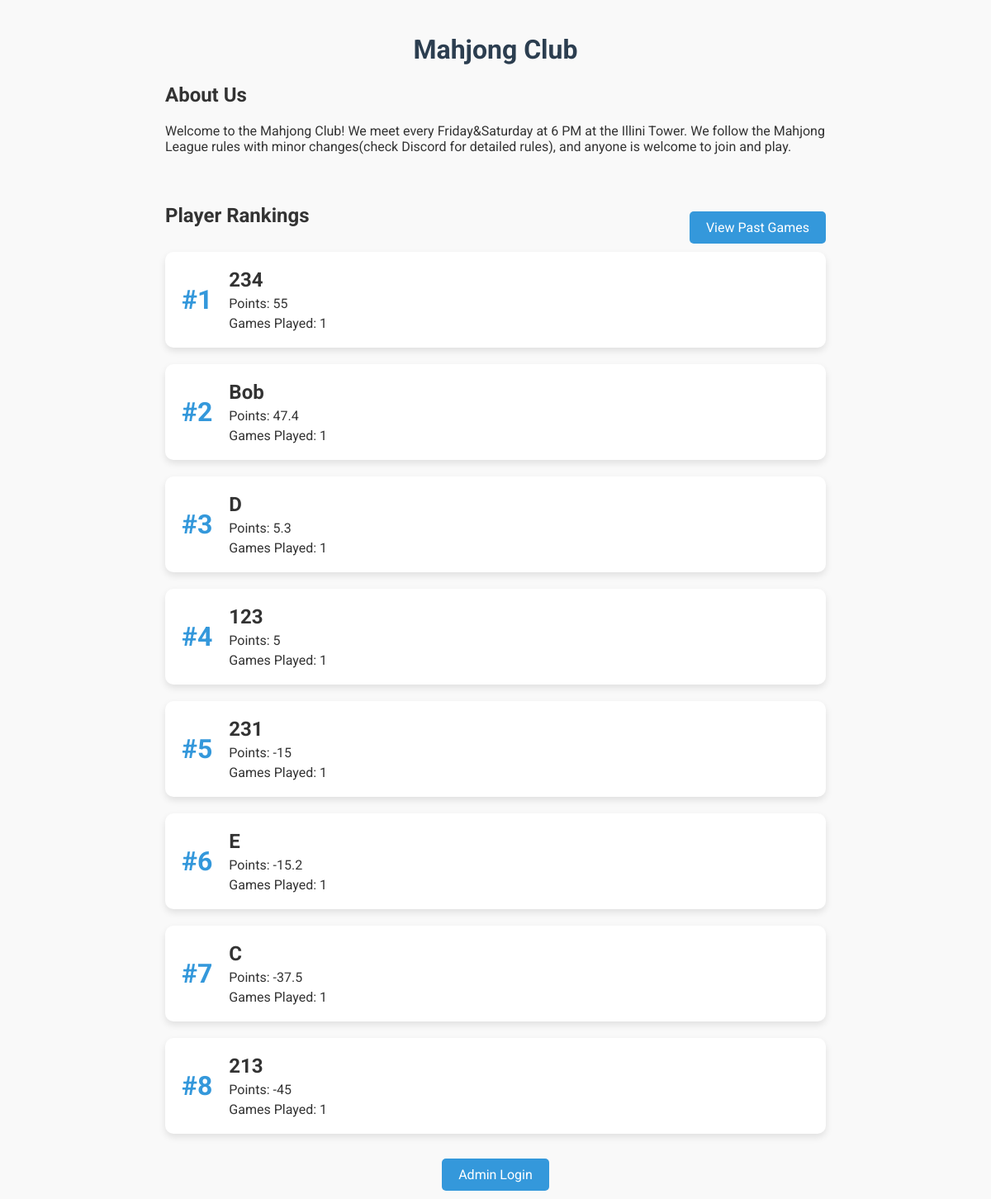
The page / on the database its author committed.
### tables this page shows
CREATE TABLE players (
    player_id INTEGER PRIMARY KEY AUTOINCREMENT,
    name TEXT UNIQUE NOT NULL,
    games_played INTEGER DEFAULT 0,
    rank1_count INTEGER DEFAULT 0,
    rank2_count INTEGER DEFAULT 0,
    rank3_count INTEGER DEFAULT 0,
    rank4_count INTEGER DEFAULT 0
);

### app.py (the view)
@app.route("/")
def home():
    conn = get_db_connection()
    cursor = conn.cursor()
    cursor.execute("""
    SELECT
        p.name,
        COUNT(g.game_id) AS games_played,
        SUM(CASE
            WHEN g.player1 = p.name THEN g.final_score1
            WHEN g.player2 = p.name THEN g.final_score2
            WHEN g.player3 = p.name THEN g.final_score3
            WHEN g.player4 = p.name THEN g.final_score4
            ELSE 0
        END) AS total_points
    FROM players p
    LEFT JOIN games g
        ON p.name IN (g.player1, g.player2, g.player3, g.player4)
    GROUP BY p.name
    ORDER BY total_points DESC
    """)
    players = cursor.fetchall()
    conn.close()
    rounded_players = []
    for player in players:
        rounded_player = dict(player)
        rounded_player['total_points'] = round(player['total_points'], 1)
        rounded_players.append(rounded_player)
    return render_template("home.html", players=rounded_players)

### app.py (called while the page is built)
def get_db_connection():
    conn = sqlite3.connect('mahjong.db')
    conn.row_factory = sqlite3.Row  # Return rows as dictionaries
    return conn

### templates/home.html (shortened to what this page needs)
<!DOCTYPE html>
<html lang="en">
<head>
</head>
<body>
    <div class="container">
        <h1>Mahjong Club</h1>
        <div class="section">
            <h2>About Us</h2>
            <p>Welcome to the Mahjong Club! We meet every Friday&Saturday at 6 PM at the Illini Tower. We follow the Mahjong League rules with minor changes(check Discord for detailed rules), and anyone is welcome to join and play.</p>
        </div>
        <div class="section">
            <div class="ranking-header">
                <h2>Player Rankings</h2>
                <div class="past-games-link">
                    <a href="{{ url_for('view_past_games') }}">View Past Games</a>
                </div>
            </div>
            {% for player in players %}
            <div class="ranking-card">
                <div class="rank">#{{ loop.index }}</div>
                <div class="player-details">
                    <div class="player-name">{{ player['name'] }}</div>
                    <div class="points">Points: {{ player['total_points'] }}</div>
                    <div class="games-played">Games Played: {{ player['games_played'] }}</div>
                </div>
            </div>
            {% endfor %}
        </div>
        <div class="admin-link">
            <a href="/admin-login">Admin Login</a>
        </div>
    </div>
</body>
</html>

### templates/home.html (style rules this page uses)
body { font-family: 'Roboto', sans-serif; background-color: #f9f9f9; color: #333; margin: 0; padding: 20px; }
.container { max-width: 800px; margin: 0 auto; }
h1 { text-align: center; color: #2c3e50; }
.section { margin-bottom: 40px; }
.ranking-header { display: flex; justify-content: space-between; align-items: center; margin-bottom: 10px; }
.ranking-card { background-color: #ffffff; box-shadow: 0 4px 8px rgba(0, 0, 0, 0.1); border-radius: 10px; padding: 20px; margin-bottom: 20px; display: flex; align-items: center; transition: transform 0.2s; }
.rank { font-size: 2em; font-weight: bold; color: #3498db; margin-right: 20px; }
.player-details { flex-grow: 1; }
.player-name { font-size: 1.5em; font-weight: 700; }
.points, .games-played { font-size: 1em; margin-top: 5px; }
.admin-link, .past-games-link { text-align: center; margin-top: 30px; }
.admin-link a, .past-games-link a { text-decoration: none; background-color: #3498db; color: #ffffff; padding: 10px 20px; border-radius: 5px; transition: background-color 0.3s; }

### rows shown on the page
players: name "Bob", total_points "47.4", games_played "1"

### other values the page prints
{{ player['name'] }} "234" "D" "123" "231" "E" "C" "213"
{{ player['total_points'] }} "55" "5.3" "5" "-15" "-15.2" "-37.5" "-45"
{{ player['games_played'] }} "1" "1" "1" "1" "1" "1" "1"
